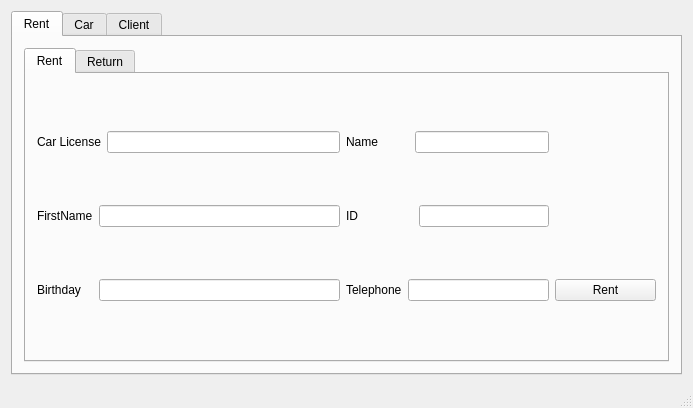
<?xml version="1.0" encoding="UTF-8"?>
<ui version="4.0">
 <class>MainWindow</class>
 <widget class="QMainWindow" name="MainWindow">
  <property name="geometry">
   <rect>
    <x>0</x>
    <y>0</y>
    <width>693</width>
    <height>408</height>
   </rect>
  </property>
  <property name="windowTitle">
   <string>Car Renting Manager</string>
  </property>
  <widget class="QWidget" name="centralWidget">
   <layout class="QGridLayout" name="gridLayout_4">
    <item row="0" column="1">
     <widget class="QTabWidget" name="Car_Tab">
      <property name="currentIndex">
       <number>0</number>
      </property>
      <property name="movable">
       <bool>true</bool>
      </property>
      <widget class="QWidget" name="Rent_Tab">
       <attribute name="title">
        <string>Rent</string>
       </attribute>
       <layout class="QGridLayout" name="Rent_layout">
        <item row="0" column="1">
         <widget class="QTabWidget" name="tabWidget_3">
          <property name="currentIndex">
           <number>0</number>
          </property>
          <widget class="QWidget" name="Rent">
           <attribute name="title">
            <string>Rent</string>
           </attribute>
           <layout class="QGridLayout" name="gridLayout_14">
            <item row="1" column="0" colspan="3">
             <layout class="QHBoxLayout" name="horizontalLayout_32">
              <item>
               <widget class="QLabel" name="label_25">
                <property name="text">
                 <string>FirstName</string>
                </property>
               </widget>
              </item>
              <item>
               <spacer name="horizontalSpacer_21">
                <property name="orientation">
                 <enum>Qt::Horizontal</enum>
                </property>
                <property name="sizeType">
                 <enum>QSizePolicy::Fixed</enum>
                </property>
                <property name="sizeHint" stdset="0">
                 <size>
                  <width>0</width>
                  <height>20</height>
                 </size>
                </property>
               </spacer>
              </item>
              <item>
               <widget class="QLineEdit" name="Rent_FirstName"/>
              </item>
             </layout>
            </item>
            <item row="1" column="3" colspan="2">
             <layout class="QHBoxLayout" name="horizontalLayout_33">
              <item>
               <widget class="QLabel" name="label_26">
                <property name="text">
                 <string>ID</string>
                </property>
               </widget>
              </item>
              <item>
               <spacer name="horizontalSpacer_22">
                <property name="orientation">
                 <enum>Qt::Horizontal</enum>
                </property>
                <property name="sizeType">
                 <enum>QSizePolicy::Fixed</enum>
                </property>
                <property name="sizeHint" stdset="0">
                 <size>
                  <width>55</width>
                  <height>20</height>
                 </size>
                </property>
               </spacer>
              </item>
              <item>
               <widget class="QLineEdit" name="Rent_ID"/>
              </item>
             </layout>
            </item>
            <item row="2" column="0" colspan="3">
             <layout class="QHBoxLayout" name="horizontalLayout_34">
              <item>
               <widget class="QLabel" name="label_27">
                <property name="text">
                 <string>Birthday</string>
                </property>
               </widget>
              </item>
              <item>
               <spacer name="horizontalSpacer_23">
                <property name="orientation">
                 <enum>Qt::Horizontal</enum>
                </property>
                <property name="sizeType">
                 <enum>QSizePolicy::Fixed</enum>
                </property>
                <property name="sizeHint" stdset="0">
                 <size>
                  <width>12</width>
                  <height>20</height>
                 </size>
                </property>
               </spacer>
              </item>
              <item>
               <widget class="QLineEdit" name="Rent_Birthday"/>
              </item>
             </layout>
            </item>
            <item row="0" column="3" colspan="2">
             <layout class="QHBoxLayout" name="horizontalLayout_31">
              <item>
               <widget class="QLabel" name="label_24">
                <property name="text">
                 <string>Name</string>
                </property>
               </widget>
              </item>
              <item>
               <spacer name="horizontalSpacer_20">
                <property name="orientation">
                 <enum>Qt::Horizontal</enum>
                </property>
                <property name="sizeType">
                 <enum>QSizePolicy::Fixed</enum>
                </property>
                <property name="sizeHint" stdset="0">
                 <size>
                  <width>31</width>
                  <height>20</height>
                 </size>
                </property>
               </spacer>
              </item>
              <item>
               <widget class="QLineEdit" name="Rent_Name"/>
              </item>
             </layout>
            </item>
            <item row="0" column="0" colspan="3">
             <layout class="QHBoxLayout" name="horizontalLayout_2">
              <item>
               <widget class="QLabel" name="label">
                <property name="text">
                 <string>Car License</string>
                </property>
               </widget>
              </item>
              <item>
               <widget class="QLineEdit" name="Rent_Car_License"/>
              </item>
             </layout>
            </item>
            <item row="2" column="5">
             <layout class="QHBoxLayout" name="horizontalLayout">
              <item>
               <widget class="QPushButton" name="Rent_Car_Button">
                <property name="text">
                 <string>Rent</string>
                </property>
               </widget>
              </item>
             </layout>
            </item>
            <item row="2" column="3" colspan="2">
             <layout class="QHBoxLayout" name="horizontalLayout_35">
              <item>
               <widget class="QLabel" name="label_28">
                <property name="text">
                 <string>Telephone</string>
                </property>
               </widget>
              </item>
              <item>
               <spacer name="horizontalSpacer_24">
                <property name="orientation">
                 <enum>Qt::Horizontal</enum>
                </property>
                <property name="sizeType">
                 <enum>QSizePolicy::Fixed</enum>
                </property>
                <property name="sizeHint" stdset="0">
                 <size>
                  <width>0</width>
                  <height>20</height>
                 </size>
                </property>
               </spacer>
              </item>
              <item>
               <widget class="QLineEdit" name="Rent_Telephone"/>
              </item>
             </layout>
            </item>
           </layout>
           <zorder>horizontalSpacer_14</zorder>
           <zorder>layoutWidget</zorder>
           <zorder>horizontalLayoutWidget</zorder>
           <zorder>layoutWidget_2</zorder>
           <zorder>layoutWidget_3</zorder>
           <zorder>layoutWidget_4</zorder>
           <zorder>layoutWidget_5</zorder>
           <zorder></zorder>
          </widget>
          <widget class="QWidget" name="Return">
           <attribute name="title">
            <string>Return</string>
           </attribute>
           <layout class="QGridLayout" name="gridLayout_6">
            <item row="0" column="0">
             <layout class="QHBoxLayout" name="horizontalLayout_3">
              <item>
               <widget class="QLabel" name="label_3">
                <property name="text">
                 <string>Car License</string>
                </property>
               </widget>
              </item>
              <item>
               <widget class="QLineEdit" name="Return_Car_License"/>
              </item>
             </layout>
            </item>
            <item row="1" column="0">
             <layout class="QHBoxLayout" name="horizontalLayout_8">
              <item>
               <widget class="QPushButton" name="Return_Car_Button">
                <property name="text">
                 <string>Return</string>
                </property>
               </widget>
              </item>
             </layout>
            </item>
           </layout>
          </widget>
         </widget>
        </item>
       </layout>
      </widget>
      <widget class="QWidget" name="Car">
       <attribute name="title">
        <string>Car</string>
       </attribute>
       <layout class="QGridLayout" name="Car_layout">
        <item row="0" column="0">
         <layout class="QHBoxLayout" name="horizontalLayout_6">
          <item>
           <widget class="QTabWidget" name="car_tab">
            <property name="currentIndex">
             <number>4</number>
            </property>
            <widget class="QWidget" name="addCr">
             <attribute name="title">
              <string>Add</string>
             </attribute>
             <layout class="QGridLayout" name="gridLayout_7">
              <item row="5" column="2">
               <widget class="QPushButton" name="Car_Add">
                <property name="text">
                 <string>Add</string>
                </property>
               </widget>
              </item>
              <item row="4" column="2">
               <layout class="QHBoxLayout" name="horizontalLayout_14">
                <item>
                 <widget class="QLabel" name="label_12">
                  <property name="text">
                   <string>HorsePower</string>
                  </property>
                 </widget>
                </item>
                <item>
                 <spacer name="horizontalSpacer_9">
                  <property name="orientation">
                   <enum>Qt::Horizontal</enum>
                  </property>
                  <property name="sizeType">
                   <enum>QSizePolicy::Fixed</enum>
                  </property>
                  <property name="sizeHint" stdset="0">
                   <size>
                    <width>0</width>
                    <height>20</height>
                   </size>
                  </property>
                 </spacer>
                </item>
                <item>
                 <widget class="QLineEdit" name="Car_HP_Add"/>
                </item>
               </layout>
              </item>
              <item row="1" column="2">
               <layout class="QHBoxLayout" name="horizontalLayout_7">
                <item>
                 <widget class="QLabel" name="label_6">
                  <property name="text">
                   <string>Model</string>
                  </property>
                 </widget>
                </item>
                <item>
                 <spacer name="horizontalSpacer_6">
                  <property name="orientation">
                   <enum>Qt::Horizontal</enum>
                  </property>
                  <property name="sizeType">
                   <enum>QSizePolicy::Fixed</enum>
                  </property>
                  <property name="sizeHint" stdset="0">
                   <size>
                    <width>40</width>
                    <height>20</height>
                   </size>
                  </property>
                 </spacer>
                </item>
                <item>
                 <widget class="QLineEdit" name="Car_Add_Model"/>
                </item>
               </layout>
              </item>
              <item row="2" column="2">
               <layout class="QHBoxLayout" name="horizontalLayout_18">
                <item>
                 <widget class="QLabel" name="label_7">
                  <property name="text">
                   <string>License</string>
                  </property>
                 </widget>
                </item>
                <item>
                 <spacer name="horizontalSpacer_7">
                  <property name="orientation">
                   <enum>Qt::Horizontal</enum>
                  </property>
                  <property name="sizeType">
                   <enum>QSizePolicy::Fixed</enum>
                  </property>
                  <property name="sizeHint" stdset="0">
                   <size>
                    <width>34</width>
                    <height>20</height>
                   </size>
                  </property>
                 </spacer>
                </item>
                <item>
                 <widget class="QLineEdit" name="Car_Add_License_"/>
                </item>
               </layout>
              </item>
              <item row="3" column="2">
               <layout class="QHBoxLayout" name="horizontalLayout_19">
                <item>
                 <widget class="QLabel" name="label_13">
                  <property name="text">
                   <string>Color</string>
                  </property>
                 </widget>
                </item>
                <item>
                 <spacer name="horizontalSpacer_8">
                  <property name="orientation">
                   <enum>Qt::Horizontal</enum>
                  </property>
                  <property name="sizeType">
                   <enum>QSizePolicy::Fixed</enum>
                  </property>
                  <property name="sizeHint" stdset="0">
                   <size>
                    <width>47</width>
                    <height>20</height>
                   </size>
                  </property>
                 </spacer>
                </item>
                <item>
                 <widget class="QLineEdit" name="Car_Color_Add"/>
                </item>
               </layout>
              </item>
             </layout>
            </widget>
            <widget class="QWidget" name="Remove">
             <attribute name="title">
              <string>Remove</string>
             </attribute>
             <layout class="QGridLayout" name="gridLayout_8">
              <item row="1" column="0">
               <layout class="QHBoxLayout" name="horizontalLayout_15">
                <item>
                 <widget class="QPushButton" name="Car_Remove">
                  <property name="text">
                   <string>Remove</string>
                  </property>
                 </widget>
                </item>
               </layout>
              </item>
              <item row="0" column="0">
               <layout class="QHBoxLayout" name="horizontalLayout_16">
                <item>
                 <widget class="QLabel" name="label_11">
                  <property name="text">
                   <string>Car License</string>
                  </property>
                 </widget>
                </item>
                <item>
                 <widget class="QLineEdit" name="Car_License_Remove"/>
                </item>
               </layout>
              </item>
             </layout>
            </widget>
            <widget class="QWidget" name="Available">
             <attribute name="title">
              <string>Available</string>
             </attribute>
             <layout class="QGridLayout" name="gridLayout_9">
              <item row="0" column="0">
               <widget class="QTableView" name="available_cars"/>
              </item>
             </layout>
            </widget>
            <widget class="QWidget" name="Cars">
             <attribute name="title">
              <string>Cars</string>
             </attribute>
             <layout class="QGridLayout" name="gridLayout_11">
              <item row="0" column="0">
               <widget class="QTableView" name="all_cars"/>
              </item>
             </layout>
            </widget>
            <widget class="QWidget" name="Search">
             <attribute name="title">
              <string>Search</string>
             </attribute>
             <layout class="QGridLayout" name="gridLayout_12">
              <item row="0" column="0">
               <layout class="QVBoxLayout" name="verticalLayout">
                <item>
                 <widget class="QLineEdit" name="Search_field"/>
                </item>
                <item>
                 <widget class="QPushButton" name="Search_button">
                  <property name="text">
                   <string>Search</string>
                  </property>
                 </widget>
                </item>
                <item>
                 <widget class="QTableView" name="Car_Search_Results"/>
                </item>
               </layout>
              </item>
             </layout>
            </widget>
           </widget>
          </item>
         </layout>
        </item>
       </layout>
      </widget>
      <widget class="QWidget" name="Client">
       <attribute name="title">
        <string>Client</string>
       </attribute>
       <layout class="QGridLayout" name="Client_layout">
        <item row="0" column="0">
         <widget class="QTabWidget" name="Clients_tab">
          <property name="currentIndex">
           <number>0</number>
          </property>
          <widget class="QWidget" name="Renters">
           <attribute name="title">
            <string>Renters</string>
           </attribute>
           <layout class="QGridLayout" name="gridLayout_3">
            <item row="0" column="0">
             <widget class="QTableView" name="renters_clients"/>
            </item>
           </layout>
          </widget>
          <widget class="QWidget" name="Clients">
           <attribute name="title">
            <string>Clients</string>
           </attribute>
           <layout class="QGridLayout" name="gridLayout_10">
            <item row="0" column="0">
             <widget class="QTableView" name="all_clients"/>
            </item>
           </layout>
          </widget>
         </widget>
        </item>
       </layout>
      </widget>
     </widget>
    </item>
   </layout>
  </widget>
  <widget class="QMenuBar" name="menuBar">
   <property name="geometry">
    <rect>
     <x>0</x>
     <y>0</y>
     <width>693</width>
     <height>23</height>
    </rect>
   </property>
  </widget>
  <widget class="QStatusBar" name="statusBar"/>
 </widget>
 <layoutdefault spacing="6" margin="11"/>
 <resources/>
 <connections/>
</ui>
